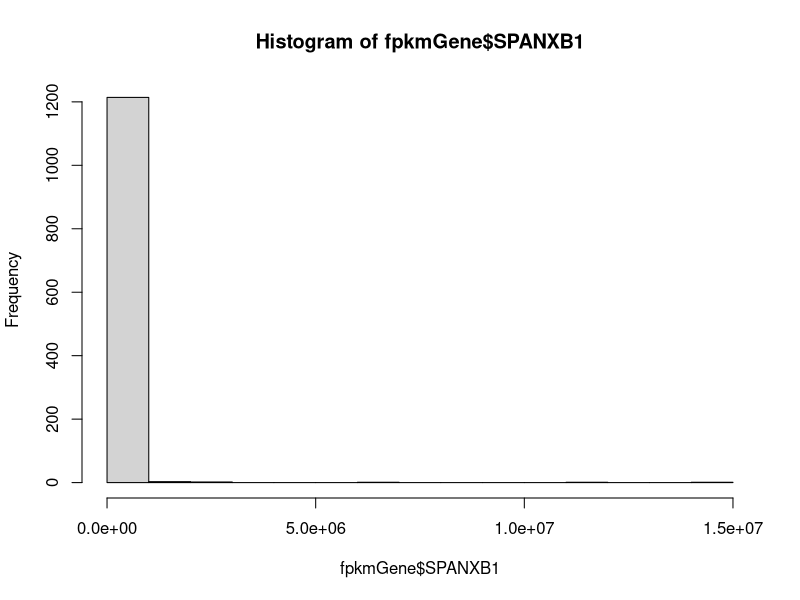
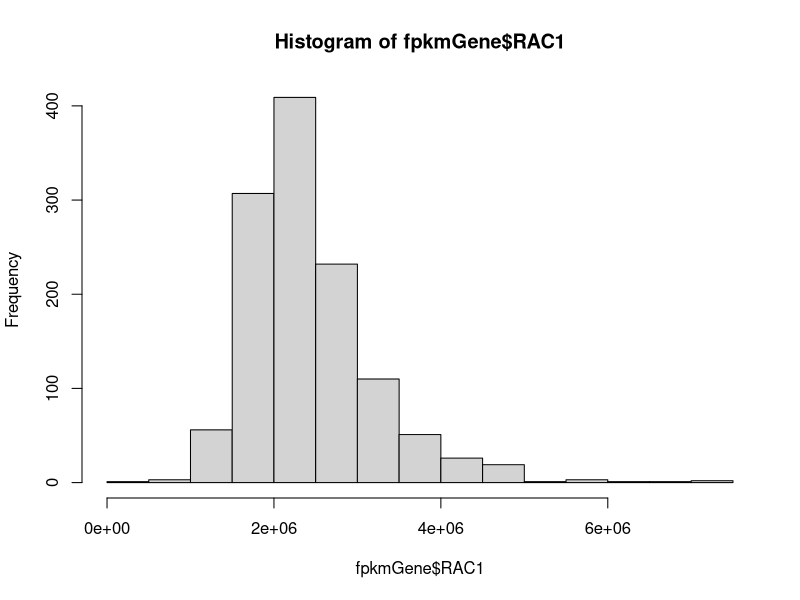
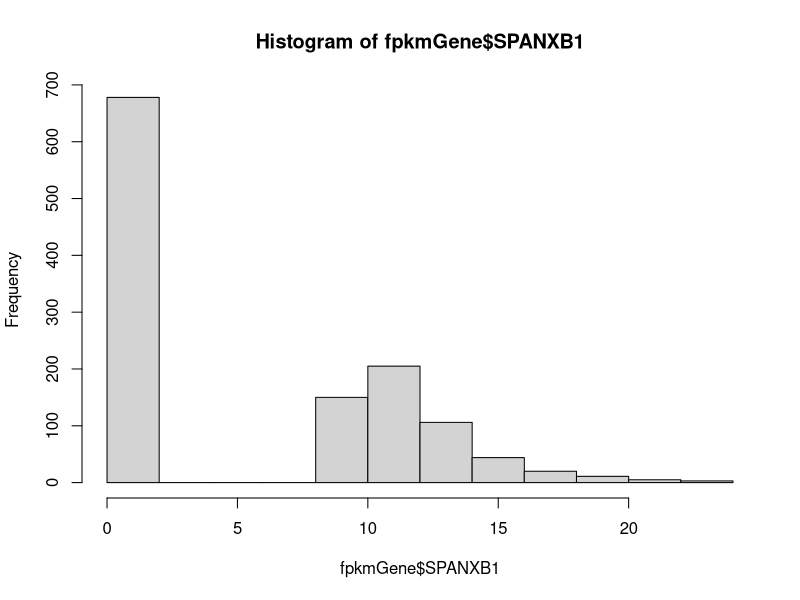
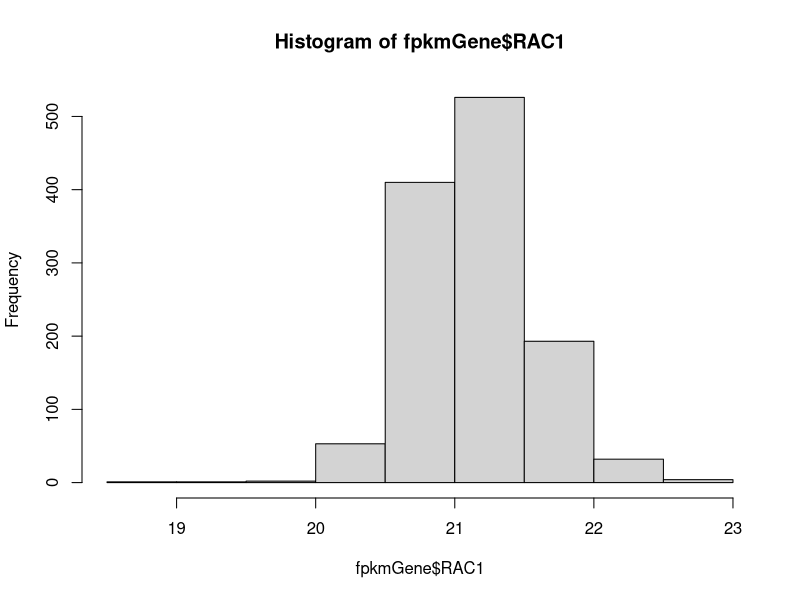

Write R code to recreate these figures, in order. (Note: this script raises an error after producing the figures.)
# analyzing expression data from TCGA 

# load packages
library(dplyr)
library(ggplot2)

# define exclusion subsetting
`%ni%` <- Negate(`%in%`) 

# read in saved data
fpkmGene <- read.table("targetGeneBca.csv")
# see all metadata
colnames(fpkmGene)
# view untransformed distribution
hist(fpkmGene$SPANXB1) # very left skewed 
hist(fpkmGene$RAC1) # slightly left skewed

# log transform gene expression data
fpkmGene[1:7] <- fpkmGene[1:7] + 1 # add one pseudo count to all counts to remove zeros
fpkmGene[1:7] <- log2(fpkmGene[1:7]) # apply log2 transformation

## visualizing data distribution for variables of interest
# not variable or not reported: classification_of_tumor, last_known_disease_status, tumor_grade, progression_or_recurrence, disease_type
hist(fpkmGene$SPANXB1) # left skewed
hist(fpkmGene$RAC1) # fairly normal, slightly left skewed
plot(fpkmGene$shortLetterCode) # same (abbreviations): plot(fpkmGene$definition)
table(fpkmGene$shortLetterCode) 
# 113 NT= normal tissue, 1102 TP= primary tumor, 7 TM= metastatic 
table(fpkmGene$tumor_stage) # same: table(fpkmGene$subtype_Converted.Stage)
table(fpkmGene$subtype_AJCC.Stage)
table(fpkmGene$vital_status) #table(fpkmGene$subtype_Vital.Status) has missing data
table(fpkmGene$morphology)
table(fpkmGene$subtype_Metastasis) # same: table(fpkmGene$subtype_Metastasis.Coded)

# triple negative indicators
table(fpkmGene$subtype_ER.Status)
table(fpkmGene$subtype_PR.Status)
table(fpkmGene$subtype_HER2.Final.Status)

## initial data subsets
# assess number of samples with SPANXB1 expression
SB1 <- fpkmGene %>%
  filter(SPANXB1 > 0) # 544 samples with SPANXB1 expression
meta <- fpkmGene %>%
  filter(shortLetterCode == "TM")
norm <- fpkmGene %>%
  filter(shortLetterCode == "NT")
tum <- fpkmGene %>%
  filter(shortLetterCode == "TP")

## Q1 Compare spanxb1 expression between normal and BC patients
# all "normal" samples are paired with a Bca sample
normVcancer <- rbind(norm, tum)
# unpaired, all data
t.test(SPANXB1 ~ shortLetterCode, data = normVcancer) # p=2.2e-16
table(normVcancer$shortLetterCode) # 113 normal, 1102 tumor
ggplot(normVcancer, aes(shortLetterCode, SPANXB1)) + 
  geom_boxplot() +
  ylab("log2 SPANXB1 expression") +
  xlab("tissue type (unpaired)") +
  scale_x_discrete(labels=c("NT" = "normal", "TP" = "tumor")) +
  geom_boxplot() +
  theme_bw() + 
  theme(axis.text=element_text(size=12), axis.title = element_text(size=12))
#ggsave("figures/SPANXB1unpaired.jpg")
# paired
# create paired sample dataset
normVcancerPaired <- normVcancer %>%
  filter(bcr_patient_barcode %in%
           norm$bcr_patient_barcode)
# find patients with more than 1 tumor sample to pair
normVcancerPaired %>% 
  group_by(patient) %>%
  tally() %>%
  filter(n > 2)
# find patients with only 1 normal sample
normVcancerPaired %>%
  group_by(patient) %>%
  tally() %>%
  filter(n == 1)
# only one sample: TCGA-BH-A0BS 
filter(normVcancerPaired, patient == "TCGA-BH-A0BS")
grep("TCGA-BH-A0BS", normVcancerPaired$patient) # remove 67 (no tumor to pair) 
# three or four samples: TCGA-A7-A0DB, TCGA-A7-A0DC, TCGA-A7-A13E
filter(normVcancerPaired, patient == "TCGA-A7-A0DB")
grep("TCGA-A7-A0DB", normVcancerPaired$patient) # remove 182 and 216 (extra tumor)
filter(normVcancerPaired, patient == "TCGA-A7-A0DC")
grep("TCGA-A7-A0DC", normVcancerPaired$patient) # remove 145 (tumor missing metadata)
filter(normVcancerPaired, patient == "TCGA-A7-A13E")
grep("TCGA-A7-A13E", normVcancerPaired$patient) # remove 221 and 226 (extra tumor)
# remove extra samples
normVcancerPaired <- normVcancerPaired[-c(67, 182, 216, 145, 221, 226),]
# summarize sample counts
table(normVcancerPaired$shortLetterCode) # 112 NT, 112 TP
# perform t test
t.test(SPANXB1 ~ shortLetterCode, data = normVcancerPaired) # 9.122e-09
ggplot(normVcancerPaired, aes(shortLetterCode, SPANXB1)) + 
  ylab("log2 SPANXB1 expression") +
  xlab("tissue type (paired samples)") +
  scale_x_discrete(labels=c("NT" = "normal", "TP" = "tumor")) +
  geom_boxplot() +
  theme_bw() +
  theme(axis.text=element_text(size=12), axis.title = element_text(size=12))
#ggsave("figures/SPANXB1paired.jpg")

## Q2 Compare spanxb1 expression between metastatic vs. non metastatic BC patients
# combine tumor and metastasis samples
tumVmetaAll <- rbind(tum, meta)
table(tumVmetaAll$shortLetterCode) # 7 TM 1102 TP
# perform t test (unpaired data)
t.test(SPANXB1 ~ definition, data = tumVmetaAll) # 0.7794
ggplot(tumVmetaAll, aes(definition, SPANXB1)) + 
  ylab("log2 SPANXB1 expression") +
  xlab("tissue type") +
  scale_x_discrete(labels=c("TM" = "metastatic", "TP" = "primary tumor")) +
  geom_boxplot() +
  theme_bw() +
  theme(axis.text=element_text(size=12), axis.title = element_text(size=12))
#ggsave("figures/SPANXB1unpairedMetastasis.jpg")
# remove TP for metastatic patients 
TPnoMeta <- tum %>%
  filter(bcr_patient_barcode %ni%
           meta$bcr_patient_barcode)
TPnoMeta <- rbind(TPnoMeta, meta)
# summarize sample counts
table(TPnoMeta$shortLetterCode) # TM 7, TP 1095
# perform t test (unpaired data, with TP from metastasis patients removed)
t.test(SPANXB1 ~ shortLetterCode, data = TPnoMeta) # p=0.7739
ggplot(TPnoMeta, aes(definition, SPANXB1)) + 
  ylab("log2 SPANXB1 expression") +
  xlab("tissue type") +
  scale_x_discrete(labels=c("TM" = "metastatic", "TP" = "primary tumor")) +
  geom_boxplot() +
  theme_bw() +
  theme(axis.text=element_text(size=12), axis.title = element_text(size=12))
#ggsave("figures/SPANXB1unpairedMetastasisFiltered.jpg")
# paired
# create paired metastatic/nonmetastatic sample dataset
tumMet <- tum %>%
  filter(bcr_patient_barcode %in%
           meta$bcr_patient_barcode)
tumVmetPaired <- rbind(tumMet, meta)
# summarize sample counts
table(tumVmetPaired$shortLetterCode) # 7 pairs
# perform t test
t.test(SPANXB1 ~ shortLetterCode, data = tumVmetPaired) # 0.4917
ggplot(tumVmetPaired, aes(shortLetterCode, SPANXB1)) + 
  ylab("log2 SPANXB1 expression") +
  xlab("tissue type (paired samples)") +
  scale_x_discrete(labels=c("TM" = "metastatic", "TP" = "tumor")) +
  geom_boxplot() +
  theme_bw() +
  theme(axis.text=element_text(size=12), axis.title = element_text(size=12))
#ggsave("figures/SPANXB1pairedMetastasis.jpg")

## Q3 Compare spanxb1 expression with clinical stages of BC patients
table(fpkmGene$subtype_AJCC.Stage) # missing data are "[Not Available]"
table(fpkmGene$tumor_stage) # missing data are "not reported"
# compare AJCC stages
AJCC <- tum %>%
  filter(subtype_AJCC.Stage != "[Not Available]") %>%
  filter(subtype_AJCC.Stage != "Stage X")
table(AJCC$subtype_AJCC.Stage)
# perform ANOVA
summary(aov(SPANXB1 ~ subtype_AJCC.Stage, data = AJCC)) # 0.907
ggplot(AJCC, aes(subtype_AJCC.Stage, SPANXB1)) + 
  ylab("log2 SPANXB1 expression") +
  xlab("stage") +
  scale_x_discrete(labels=c("Stage I" = "I", "Stage IA" = "IA", "Stage IB" = "IB", "Stage II" = "II", "Stage IIA" = "IIA", "Stage IIB" = "IIB", "Stage III" = "III", "Stage IIIA" = "IIIA", "Stage IIIB" = "IIIB", "Stage IIIC" = "IIIC", "Stage IV" = "IV")) +
  geom_boxplot() +
  theme_bw() 
#ggsave("figures/SPANXB1.AJCC.jpg")
# compare tumor stages
stage <- tum %>%
  filter(tumor_stage != "not reported") %>%
  filter(tumor_stage != "stage x")
table(stage$tumor_stage)
# perform ANOVA
summary(aov(SPANXB1 ~ tumor_stage, data = stage)) #p=0.514
ggplot(stage, aes(tumor_stage, SPANXB1)) + 
  ylab("log2 SPANXB1 expression") +
  xlab("stage") +
  scale_x_discrete(labels=c("stage i" = "I", "stage ia" = "IA", "stage ib" = "IB", "stage ii" = "II", "stage iia" = "IIA", "stage iib" = "IIB", "stage iii" = "III", "stage iiia" = "IIIA", "stage iiib" = "IIIB", "stage iiic" = "IIIC", "stage iv" = "IV")) +
  geom_boxplot() +
  theme_bw() 
#ggsave("figures/SPANXB1.stage.jpg")

## Q4 Compare spanxb1 expression between ER/PR/HER2 positive vs. ER/PR/HER2 negative (a.k.a.TNBC) patients
# extract triple negative from tumor samples
TNBCneg <- tum %>% 
  filter(subtype_ER.Status == "Negative" & subtype_PR.Status == "Negative" & subtype_HER2.Final.Status == "Negative") %>%
  mutate(triple = "negative")
# extract triple positive from tumor samples
TNBCpos <- tum %>% 
  filter(subtype_ER.Status == "Positive" & subtype_PR.Status == "Positive" & subtype_HER2.Final.Status == "Positive") %>%
  mutate(triple = "positive")
# combine triple negative and all positive
TNBCboth <- rbind(TNBCneg, TNBCpos) # 118 TNBC, 59 all positive
# perform t test 
t.test(SPANXB1 ~ triple, data=TNBCboth) # 0.06836
ggplot(TNBCboth, aes(triple, SPANXB1)) + 
  ylab("log2 SPANXB1 expression") +
  xlab("ER/PR/HER2 status") +
  geom_boxplot() +
  theme_bw() +
  theme(axis.text=element_text(size=12), axis.title = element_text(size=12))
#ggsave("figures/SPANXB1TNBC.jpg")

## Q5 Compare spanxb1 expression between metastatic vs. non metastatic TNBC patients
table(TNBCneg$shortLetterCode) #no TNBC neg or pos are metastatic

## Q6 Compare spanxb1 expression with survival outcome of TNBC patients
table(TNBCneg$vital_status) # 100 alive, 18 dead 
# SPANXB1 and vital status
t.test(SPANXB1 ~ vital_status, data=TNBCneg) # 0.1257
ggplot(TNBCneg, aes(vital_status, SPANXB1)) + 
  ylab("log2 SPANXB1 expression") +
  xlab("vital status") +
  geom_boxplot() +
  theme_bw() +
  theme(axis.text=element_text(size=12), axis.title = element_text(size=12))
#ggsave("figures/SPANXB1.TNBCneg.vital.jpg")
# SPANXB1 and time to death

## Q7 Compare spanxb1 expression with survival outcome of ER/PR/HER2 positive patients alone and in combination (e.g., co-expression of genes)
table(TNBCpos$vital_status) # 52 alive, 7 dead 
# SPANXB1 and vital status
t.test(SPANXB1 ~ vital_status, data=TNBCpos) # 0.9511
ggplot(TNBCpos, aes(vital_status, SPANXB1)) + 
  ylab("log2 SPANXB1 expression") +
  xlab("vital status") +
  geom_boxplot() +
  theme_bw() +
  theme(axis.text=element_text(size=12), axis.title = element_text(size=12))
#ggsave("figures/SPANXB1.TNBCpos.vital.jpg")

## Q8 Compare RAC1/SPANXB1 expression together in normal vs. TNBC
# aggregate data from norm and TNBC
normTNBC <- rbind(norm, TNBCneg[,-92]) # removes column triple
# plot both together
ggplot(normTNBC, aes(SPANXB1, RAC1, col=shortLetterCode)) +
  geom_point() +
  ylab("log2 RAC1 expression") +
  xlab("log2 SPANXB1 expression") +
  theme_bw() +
  theme(legend.position="none") + # blue=TNBC, red=normal
  geom_smooth(data=subset(normTNBC, shortLetterCode == "TP"), method = "lm", se = FALSE) +
  geom_smooth(data=subset(normTNBC, shortLetterCode == "NT"), method = "lm", se = FALSE)
#ggsave("figures/SPANXB1.RAC1.TNBC.jpg")
# filter for only expression > 0 for both
bothExp <- normTNBC %>%
  filter(SPANXB1 > 0.000000) %>%
  filter(RAC1 > 0.000000)
ggplot(bothExp, aes(SPANXB1, RAC1, col=shortLetterCode)) +
  geom_point() +
  ylab("log2 RAC1 expression") +
  xlab("log2 SPANXB1 expression") +
  theme_bw() +
  theme(legend.position="none") + # blue=TNBC, red=normal
  geom_smooth(data=subset(bothExp, shortLetterCode == "TP"), method = "lm", se = FALSE) +
  geom_smooth(data=subset(bothExp, shortLetterCode == "NT"), method = "lm", se = FALSE)
#ggsave("figures/SPANXB1.RAC1.TNBC.filtered.jpg")
# logistic regression (unequal groupings)?

## Q9 Compare RAC1/SPANXB1 expression in metastatic vs. not met TNBC
table(TNBCneg$shortLetterCode) #no TNBC neg are metastatic

## Q10 Compare RAC1/SPANXB1 expression with survival of TNBC
TNBCneg
ggplot(TNBCneg, aes(SPANXB1, RAC1, col=vital_status)) +
  geom_point() +
  theme_bw()
# logistic regression (unequal groupings)?
q10model1 <- glm(vital_status ~ SPANXB1, data = TNBCneg, family = binomial())
confint(q10model1, parm = "SPANXB1")
exp(coef(q10model1)["SPANXB1"])
exp(confint(q10model1, parm = "SPANXB1"))
summary(q10model1)
q10model2 <- glm(vital_status ~ SPANXB1 + RAC1, data = TNBCneg, family = binomial())
summary(q10model2)
anova(q10model1, q10model2, test = "Chisq")

## use Wilcoxin signed-rank or Mann-Whitney for small sample sizes?

## correct for multiple comparisons?

## transform data, or otherwise manage counts of zero?
# log transform data
# rlog from DESeq2

## permutation tests (requires at least two groups of six samples)
# calculate test statistic for dataset
# permute labels on samples at random 1000 times
# recalculate test statistic for each of 1000 permuted datasets
# calculate percentage of permuted test statistics exceed original
